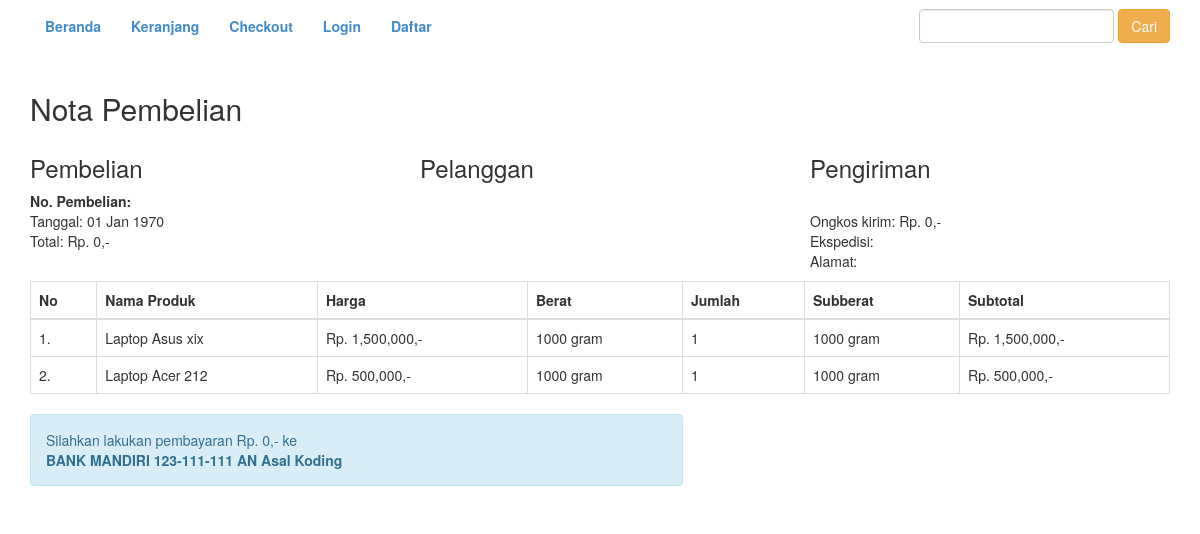
/nota.php, run on the app's committed database.
### tables this page shows
CREATE TABLE IF NOT EXISTS `pembelian_produk` (
`id_pembelian_produk` int(11) NOT NULL,
  `id_pembelian` int(11) NOT NULL,
  `id_produk` int(11) NOT NULL,
  `jumlah` int(11) NOT NULL,
  `nama` varchar(100) NOT NULL,
  `harga` int(11) NOT NULL,
  `berat` int(11) NOT NULL,
  `subberat` int(11) NOT NULL,
  `subharga` int(11) NOT NULL
);

### nota.php (the view, shortened to what this page needs)
<?php
include 'koneksi.php';
$ambil = $koneksi->query("SELECT * FROM pembelian JOIN pelanggan ON pembelian.id_pelanggan = pelanggan.id_pelanggan WHERE pembelian.id_pembelian = '$_GET[id]'");
$detail = $ambil->fetch_assoc();
?>
<!DOCTYPE html>
<html lang="en">
<head>
  <link rel="stylesheet" href="admin/assets/css/bootstrap.css">
</head>
<body>
<?php include 'templates/navbar.php'; ?>
<section class="content">
  <div class="container">
    <h2>Nota Pembelian</h2>
    <div class="row" style="margin-bottom: 10px;">
      <div class="col-md-4">
        <h3>Pembelian</h3>
        <strong>No. Pembelian: <?= $detail['id_pembelian']; ?></strong><br>
        Tanggal: <?= date("d M Y", strtotime($detail['tanggal_pembelian'])); ?><br>
        Total: Rp. <?= number_format($detail['total_pembelian']); ?>,-
      </div>
      <div class="col-md-4">
        <h3>Pelanggan</h3>
        <strong><?= $detail["nama_pelanggan"]; ?></strong><br>
        <p>
          <?= $detail["telepon_pelanggan"]; ?><br>
        </p>
      </div>
      <div class="col-md-4">
        <h3>Pengiriman</h3>
        <strong><?= $detail['tipe']; ?> <?= $detail['distrik']; ?> <?= $detail['provinsi']; ?></strong><br>
        Ongkos kirim: Rp. <?= number_format($detail['ongkir']); ?>,-<br>
        Ekspedisi: <?= $detail['ekspedisi']; ?> <?= $detail['paket']; ?> <?= $detail['estimasi']; ?><br>
        Alamat: <?= $detail['alamat_pengiriman']; ?>
      </div>
    </div>
    <table class="table table-bordered">
      <thead>
        <tr>
          <th>No</th>
          <th>Nama Produk</th>
          <th>Harga</th>
          <th>Berat</th>
          <th>Jumlah</th>
          <th>Subberat</th>
          <th>Subtotal</th>
        </tr>
      </thead>
      <tbody>
        <?php $no=1; ?>
        <?php $ambil = $koneksi->query("SELECT * FROM pembelian_produk WHERE id_pembelian = '$_GET[id]'"); ?>
        <?php while($pecah = $ambil->fetch_assoc()): ?>
        <tr>
          <td><?= $no; ?>.</td>
          <td><?= $pecah["nama"]; ?></td>
          <td>Rp. <?= number_format($pecah["harga"]); ?>,-</td>
          <td><?= $pecah["berat"]; ?> gram</td>
          <td><?= $pecah["jumlah"]; ?></td>
          <td><?= $pecah["subberat"]; ?> gram</td>
          <td>Rp. <?= number_format($pecah["subharga"]); ?>,-</td>
        </tr>
        <?php $no++; ?>
        <?php endwhile; ?>
      </tbody>
    </table>
    <div class="row">
      <div class="col-md-7">
        <div class="alert alert-info">
          <p>
            Silahkan lakukan pembayaran Rp. <?= number_format($detail['total_pembelian']); ?>,- ke <br>
            <strong>BANK MANDIRI 123-111-111 AN Asal Koding</strong>
          </p>
        </div>
      </div>
    </div>
  </div>
</section>
</body>
</html>

### templates/navbar.php
<nav class="navbar navbar-expand-sm bg-Warning">
  <div class="container">
    <ul class="nav navbar-nav">
      <li><a href="index.php"><b>Beranda</b></a></li>
      <li><a href="keranjang.php"><b>Keranjang</b></a></li>
       <li><a href="checkout.php"><b>Checkout</b></a></li>
      <?php if(isset($_SESSION["pelanggan"])): ?>
        <li><a href="logout.php"><b>Logout</b></a></li>
        <li><a href="riwayat.php"><b>Riwayat Belanja</b></a></li>
      <?php else: ?>
        <li><a href="login.php"><b>Login</b></a></li>
        <li><a href="daftar.php"><b>Daftar</b></a></li>
      <?php endif; ?>
    </ul>
    <form action="pencarian.php" method="get" class="navbar-form navbar-right">
      <input type="text" class="form-control" name="keyword">
      <button class="btn btn-warning">Cari</button>
    </form>
  </div>
</nav>

### data on the page
pembelian_produk: nama "Laptop Asus xix", harga "1,500,000", berat "1000", jumlah "1", subberat "1000", subharga "1,500,000"
pembelian_produk: nama "Laptop Acer 212", harga "500,000", berat "1000", jumlah "1", subberat "1000", subharga "500,000"

### other printed values
date("d M Y", strtotime($detail['tanggal_pembelian'])) "01 Jan 1970"
$detail['total_pembelian'] "0"
$detail['ongkir'] "0"
